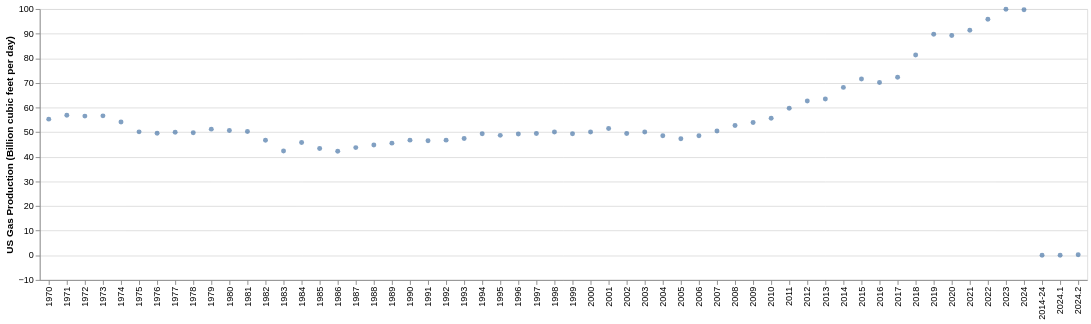

The cell this chart's notebook holds for it:
### Markdown cell above
## **Step 2: Visualization Brainstorming**

Then as a group, brainstorm a list of at least 5 visualizations that could be made with this collective information. Come up with a one-sentence statement or question that the graphic would address. For each of the visualizations, answer the following questions. Your answer can be in the form of a mock-up if you have ready-to-plot data.

What variables would you use to show this?
Do you need to compute new variables, filter, or do other manipulations to show this?
What chart type (line, scatter, bar, etc) would be most effective to show this?
Which encodings would you map to which variables?
What other design considerations (color, scales, titles, labels, ticks) would you need to make? If you don't know yet, that's ok, but give a best guess.
Compile your answers into a single notebook and submit it here.

### Code cell
alt.Chart(gas_prod_df).mark_circle().encode(
    x = alt.X("Year:N", title=None),
    y = alt.Y("US:Q", title="US Gas Production (Billion cubic feet per day)")
).transform_filter(
    "datum.Year"
)
